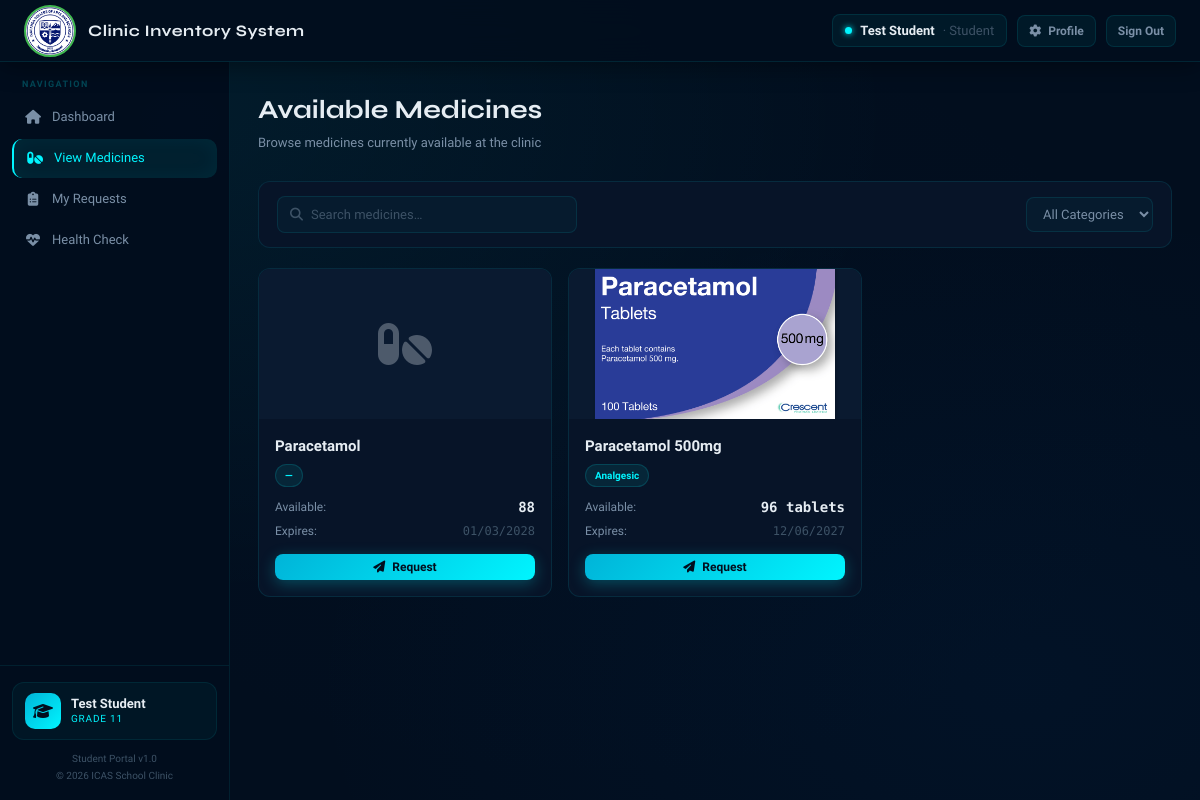
Before: /user_medicines.php (signed in) with the older database file.
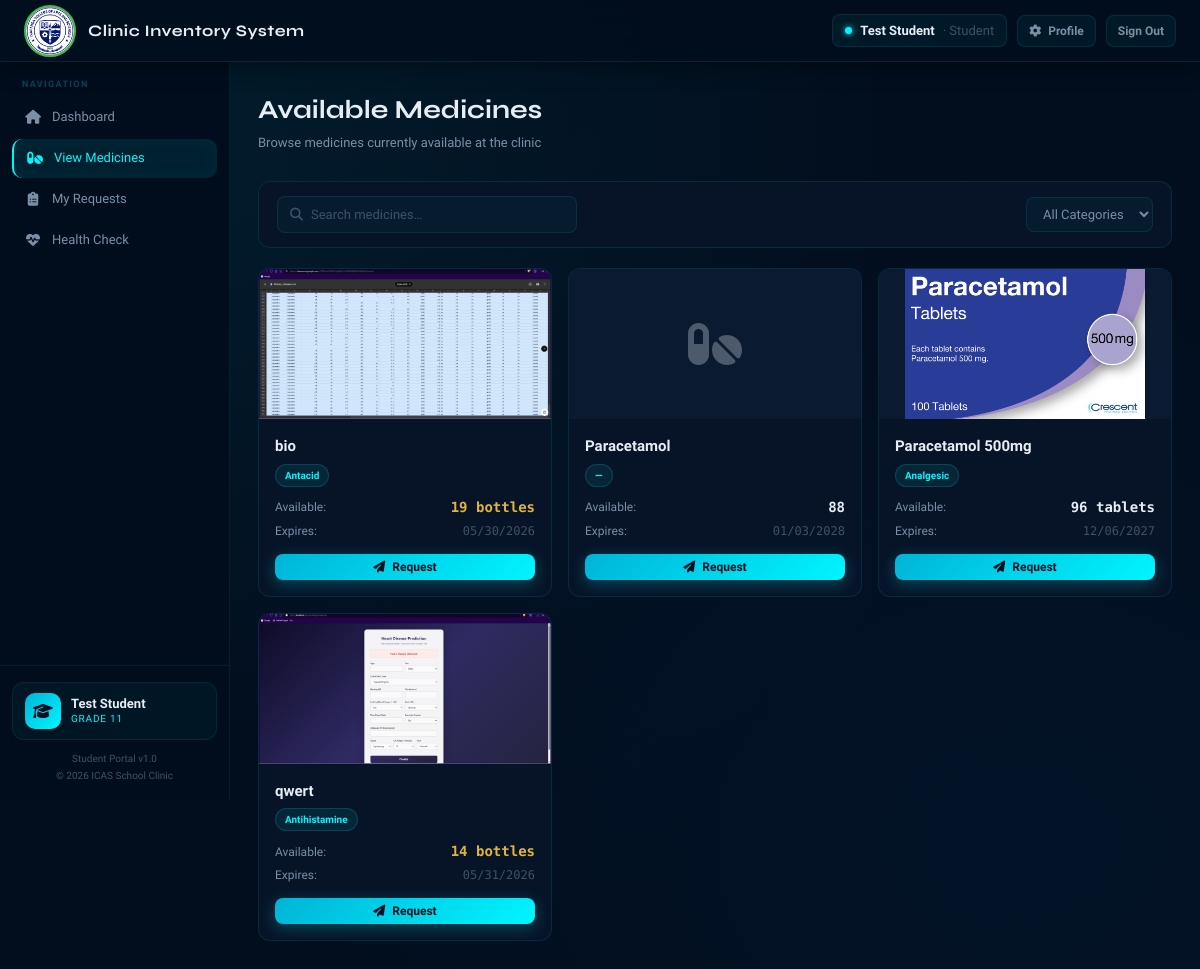
After: the same page with the newer database file.
### tables this page shows
CREATE TABLE `users` (
  `user_id` int(11) NOT NULL,
  `student_id` varchar(20) DEFAULT NULL,
  `full_name` varchar(100) NOT NULL,
  `grade` varchar(20) DEFAULT NULL,
  `section` varchar(20) DEFAULT NULL,
  `email` varchar(100) NOT NULL,
  `password` varchar(255) NOT NULL,
  `status` varchar(20) DEFAULT 'Active',
  `created_at` datetime DEFAULT current_timestamp()
);

CREATE TABLE `medicines` (
  `medicine_id` int(11) NOT NULL,
  `medicine_name` varchar(100) NOT NULL,
  `category` varchar(50) DEFAULT NULL,
  `quantity` int(11) DEFAULT 0,
  `unit` varchar(20) DEFAULT NULL,
  `expiration_date` date DEFAULT NULL,
  `date_added` date DEFAULT NULL,
  `status` varchar(20) DEFAULT 'In Stock',
  `remarks` text DEFAULT NULL,
  `image` varchar(255) DEFAULT NULL
);

### config/helpers.php (called while the page is built, shortened)
<?php
function fmtDate(?string $d): string {
    return date('m/d/Y', strtotime($d));
}
function qtyColor(int $qty): string {
    if ($qty <= 20) return 'var(--yellow)';
    return 'var(--text)';
}
?>

### user_medicines.php (the view, shortened to what this page needs)
<?php
require_once __DIR__ . '/config/db.php';
require_once __DIR__ . '/config/helpers.php';
$user_id    = $_SESSION['user_id'];
$user_name  = $_SESSION['user_name'];
$userStmt = $conn->prepare("SELECT * FROM users WHERE user_id = ?");
$userStmt->bind_param("i", $user_id);
$userStmt->execute();
$user = $userStmt->get_result()->fetch_assoc();
$search   = trim($_GET['search']   ?? '');
$where  = ["status = 'In Stock'", "quantity > 0"];
$params = [];
$types  = '';
$sql = "SELECT * FROM medicines WHERE " . implode(" AND ", $where) . " ORDER BY medicine_name ASC";
if ($params) {
    $stmt = $conn->prepare($sql);
    $stmt->bind_param($types, ...$params);
    $stmt->execute();
    $medicines = $stmt->get_result();
} else {
    $medicines = $conn->query($sql);
}
?>
<!DOCTYPE html>
<html lang="en">
<head>
  <link rel="stylesheet" href="https://cdnjs.cloudflare.com/ajax/libs/font-awesome/6.5.0/css/all.min.css">
  <link rel="stylesheet" href="assets/css/style.css">
</head>
<body>
<div class="topbar">
  <div class="topbar-left">
    <div class="topbar-logo">
      <img src="assets/images/logo.png" alt="Logo"
           style="width:52px;height:52px;object-fit:cover;border-radius:50%;border:2px solid #3fb950;">
    </div>
    <div class="topbar-title">Clinic Inventory System</div>
  </div>
  <div class="topbar-right">
    <div class="topbar-user">
      <div class="user-dot"></div>
      <span><?= htmlspecialchars($user_name) ?></span>
      <span class="user-role">· Student</span>
    </div>
    <a href="user_profile.php" class="btn btn-secondary btn-sm"><i class="fas fa-gear"></i> Profile</a>
    <a href="user_logout.php"  class="btn btn-secondary btn-sm">Sign Out</a>
  </div>
</div>
<div class="layout">
  <aside class="sidebar">
    <div class="sidebar-section">
      <div class="sidebar-label">Navigation</div>
      <a href="user_dashboard.php" class="nav-item">
        <span class="nav-icon"><i class="fas fa-house"></i></span> Dashboard
      </a>
      <a href="user_medicines.php" class="nav-item active">
        <span class="nav-icon"><i class="fas fa-pills"></i></span> View Medicines
      </a>
      <a href="user_requests.php" class="nav-item">
        <span class="nav-icon"><i class="fas fa-clipboard-list"></i></span> My Requests
      </a>
      <a href="health_check.php" class="nav-item">
        <span class="nav-icon"><i class="fas fa-heart-pulse"></i></span> Health Check
      </a>
    </div>
    <div class="sidebar-footer">
      <a href="user_profile.php" class="sidebar-profile">
        <div class="sidebar-avatar">
          <i class="fas fa-graduation-cap"></i>
        </div>
        <div>
          <div class="sidebar-profile-name">
            <?= htmlspecialchars($user_name) ?>
          </div>
          <div class="sidebar-profile-role">
            <?= htmlspecialchars($user['grade'] ?: 'Student') ?>
          </div>
        </div>
      </a>
      <div class="sidebar-build">Student Portal v1.0</div>
      <div class="sidebar-build">© <?= date('Y') ?> ICAS School Clinic</div>
    </div>
  </aside>
  <main class="main-content">
    <div class="page-header">
      <div>
        <h1>Available Medicines</h1>
        <p>Browse medicines currently available at the clinic</p>
      </div>
    </div>
    <form method="GET" action="user_medicines.php">
      <div class="table-toolbar" style="background:var(--surface);border:1px solid var(--border);border-radius:var(--radius);margin-bottom:20px;">
        <div class="search-box">
          <span class="search-icon"><i class="fas fa-magnifying-glass"></i></span>
          <input type="text" name="search"
                 value="<?= htmlspecialchars($search) ?>"
                 placeholder="Search medicines…"
                 onchange="this.form.submit()">
        </div>
        <div class="filter-group">
          <select class="filter-select" name="category" onchange="this.form.submit()">
            <option value="">All Categories</option>
          </select>
        </div>
      </div>
    </form>
    <?php if ($medicines->num_rows > 0): ?>
    <div style="display:grid;grid-template-columns:repeat(auto-fill,minmax(220px,1fr));gap:16px;margin-bottom:24px;">
      <?php while ($m = $medicines->fetch_assoc()): ?>
      <div style="background:var(--surface);border:1px solid var(--border);border-radius:12px;overflow:hidden;transition:transform .2s,box-shadow .2s;"
           onmouseover="this.style.transform='translateY(-4px)';this.style.boxShadow='0 8px 24px rgba(0,0,0,0.4)'"
           onmouseout="this.style.transform='';this.style.boxShadow=''">
        <div style="height:150px;background:var(--surface2);display:flex;align-items:center;justify-content:center;overflow:hidden;">
          <?php if (!empty($m['image'])): ?>
            <img src="assets/uploads/medicines/<?= htmlspecialchars($m['image']) ?>"
                 style="width:100%;height:100%;object-fit:cover;"
                 onerror="this.style.display='none';this.nextElementSibling.style.display='flex';">
            <div style="display:none;width:100%;height:100%;align-items:center;justify-content:center;font-size:48px;opacity:.3"><i class="fas fa-pills"></i></div>
          <?php else: ?>
            <span style="font-size:48px;opacity:0.3"><i class="fas fa-pills"></i></span>
          <?php endif; ?>
        </div>
        <div style="padding:16px;">
          <div style="font-weight:600;font-size:15px;margin-bottom:6px;color:var(--text)">
            <?= htmlspecialchars($m['medicine_name']) ?>
          </div>
          <div style="margin-bottom:10px;">
            <span class="badge cat"><?= htmlspecialchars($m['category'] ?: '—') ?></span>
          </div>
          <div style="display:flex;justify-content:space-between;align-items:center;margin-bottom:4px;">
            <span style="font-size:12px;color:var(--text2)">Available:</span>
            <span style="font-weight:700;color:<?= qtyColor((int)$m['quantity']) ?>;font-family:'DM Mono',monospace">
              <?= $m['quantity'] ?> <?= htmlspecialchars($m['unit'] ?: '') ?>
            </span>
          </div>
          <?php if ($m['expiration_date']): ?>
          <div style="display:flex;justify-content:space-between;align-items:center;margin-bottom:14px;">
            <span style="font-size:12px;color:var(--text2)">Expires:</span>
            <span style="font-size:12px;font-family:'DM Mono',monospace;color:var(--text3)">
              <?= fmtDate($m['expiration_date']) ?>
            </span>
          </div>
          <?php endif; ?>
          <button onclick="openRequestModal(<?= $m['medicine_id'] ?>, '<?= htmlspecialchars($m['medicine_name'], ENT_QUOTES) ?>', <?= $m['quantity'] ?>)"
                  class="btn btn-primary btn-sm"
                  style="width:100%;justify-content:center;">
            <i class="fas fa-paper-plane"></i> Request
          </button>
        </div>
      </div>
      <?php endwhile; ?>
    </div>
    <?php endif; ?>
  </main>
</div>
</body>
</html>

Changed rows visible on the page:
added medicines: image (picture), medicine_name "bio", category "Antacid", quantity "19", unit "bottles", expiration_date "05/30/2026"
added medicines: image (picture), medicine_name "qwert", category "Antihistamine", quantity "14", unit "bottles", expiration_date "05/31/2026"
